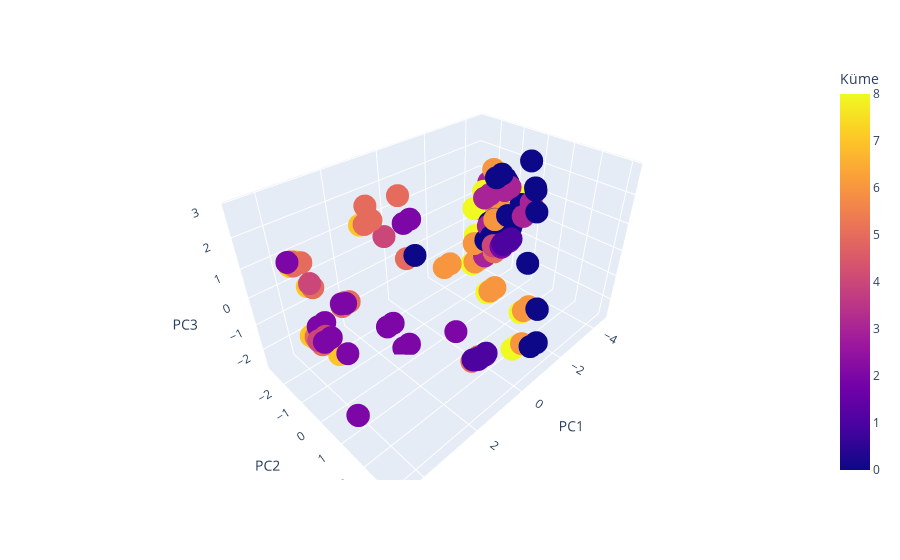

Notebook source saved alongside this figure:
### Code cell
get_3d(pca_df, "PC1", "PC2", "PC3", color="Küme")

### Figure 1 — Plotly figure (JSON) as saved in the notebook; plotly's stock layout.template omitted (floating-point values rounded to 4 significant figures; data arrays with more than 128 entries replaced by an {"elided": "..."} marker saying what was removed)
{"data": [{"hovertemplate": "PC1=%{x}<br>PC2=%{y}<br>PC3=%{z}<br>Küme=%{marker.color}<extra></extra>", "legendgroup": "", "marker": {"color": {"elided": "1000 int values"}, "coloraxis": "coloraxis", "symbol": "circle"}, "mode": "markers", "name": "", "scene": "scene", "showlegend": false, "type": "scatter3d", "x": {"elided": "1000 float values"}, "y": {"elided": "1000 float values"}, "z": {"elided": "1000 float values"}}], "layout": {"coloraxis": {"colorbar": {"title": {"text": "Küme"}}, "colorscale": [[0, "#0d0887"], [0.1111, "#46039f"], [0.2222, "#7201a8"], [0.3333, "#9c179e"], [0.4444, "#bd3786"], [0.5556, "#d8576b"], [0.6667, "#ed7953"], [0.7778, "#fb9f3a"], [0.8889, "#fdca26"], [1, "#f0f921"]]}, "legend": {"tracegroupgap": 0}, "margin": {"t": 60}, "scene": {"domain": {"x": [0, 1], "y": [0, 1]}, "xaxis": {"title": {"text": "PC1"}}, "yaxis": {"title": {"text": "PC2"}}, "zaxis": {"title": {"text": "PC3"}}}}}
